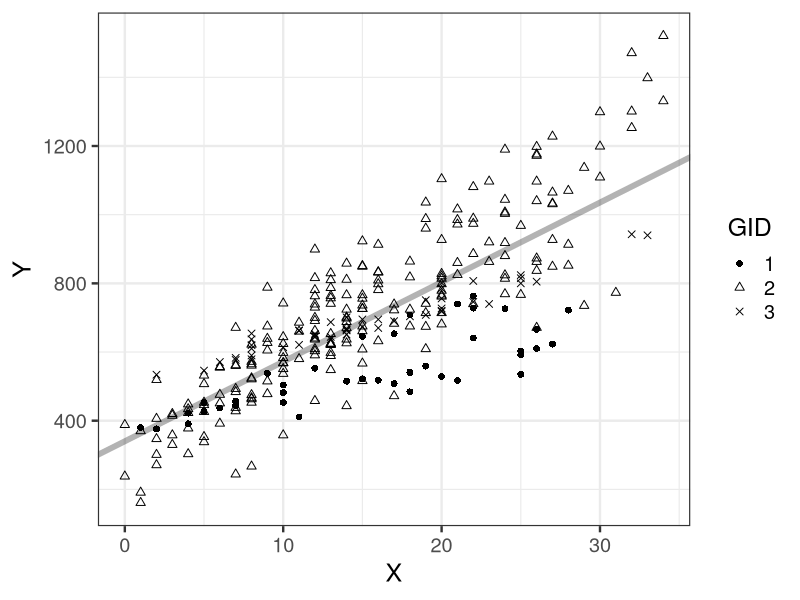
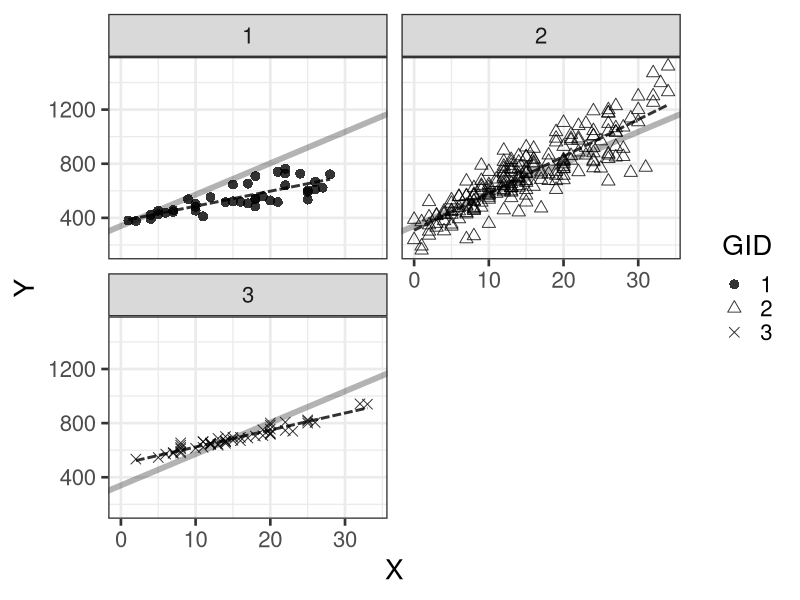

Recreate these plots in R, in order.
library(ggplot2)

d <- read.csv(file='input/data-salary-3.txt')
d$GID <- as.factor(d$GID)
res_lm <- lm(Y ~ X, data=d)
coef <- as.numeric(res_lm$coefficients)

p <- ggplot(d, aes(X, Y, shape=GID))
p <- p + theme_bw(base_size=18)
p <- p + geom_abline(intercept=coef[1], slope=coef[2], size=2, alpha=0.3)
p <- p + geom_point(size=2)
p <- p + scale_shape_manual(values=c(16, 2, 4, 9))
p <- p + labs(x='X', y='Y')
ggsave(p, file='output/fig8-5-left.png', dpi=300, w=4, h=3)

p <- ggplot(d, aes(X, Y, shape=GID))
p <- p + theme_bw(base_size=20)
p <- p + geom_abline(intercept=coef[1], slope=coef[2], size=2, alpha=0.3)
p <- p + facet_wrap(~GID, ncol=2)
p <- p + geom_line(stat='smooth', method='lm', se=FALSE, size=1, color='black', linetype='31', alpha=0.8)
p <- p + geom_point(size=3, alpha=0.8)
p <- p + scale_shape_manual(values=c(16, 2, 4))
p <- p + labs(x='X', y='Y')
ggsave(p, file='output/fig8-5-right.png', dpi=300, w=6, h=5)
